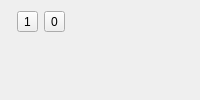
<?xml version="1.0" encoding="UTF-8"?>
<ui version="4.0">
 <class>Mesh_control</class>
 <widget class="QWidget" name="Mesh_control">
  <property name="windowTitle">
   <string>Form</string>
  </property>
  <layout class="QVBoxLayout" name="verticalLayout">
   <item>
    <layout class="QHBoxLayout" name="horizontalLayout">
     <item>
      <widget class="SerialBox5_fix_baudrate" name="widget_serial" native="true"/>
     </item>
     <item>
      <widget class="QToolButton" name="btn_ON">
       <property name="text">
        <string>1</string>
       </property>
      </widget>
     </item>
     <item>
      <widget class="QToolButton" name="btn_OFF">
       <property name="text">
        <string>0</string>
       </property>
      </widget>
     </item>
     <item>
      <widget class="Mesh_Led" name="widget_led" native="true"/>
     </item>
     <item>
      <spacer name="horizontalSpacer_2">
       <property name="orientation">
        <enum>Qt::Horizontal</enum>
       </property>
       <property name="sizeHint" stdset="0">
        <size>
         <width>40</width>
         <height>20</height>
        </size>
       </property>
      </spacer>
     </item>
    </layout>
   </item>
   <item>
    <widget class="LogBox" name="widget_log" native="true">
     <property name="sizePolicy">
      <sizepolicy hsizetype="Preferred" vsizetype="Expanding">
       <horstretch>0</horstretch>
       <verstretch>0</verstretch>
      </sizepolicy>
     </property>
    </widget>
   </item>
  </layout>
 </widget>
 <customwidgets>
  <customwidget>
   <class>SerialBox5_fix_baudrate</class>
   <extends>QWidget</extends>
   <header>serialbox5_fix_baudrate.hpp</header>
   <container>1</container>
  </customwidget>
  <customwidget>
   <class>LogBox</class>
   <extends>QWidget</extends>
   <header>logbox.hpp</header>
   <container>1</container>
  </customwidget>
  <customwidget>
   <class>Mesh_Led</class>
   <extends>QWidget</extends>
   <header>mesh_led.hpp</header>
   <container>1</container>
  </customwidget>
 </customwidgets>
 <resources/>
 <connections/>
</ui>
